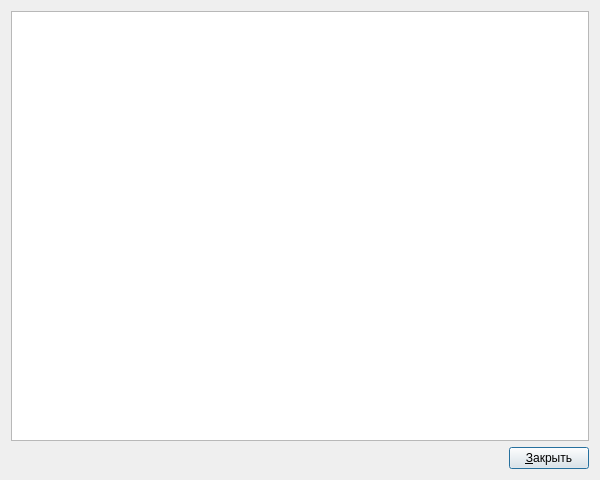
<?xml version="1.0" encoding="UTF-8"?>
<ui version="4.0">
 <class>Dialog</class>
 <widget class="QDialog" name="Dialog">
  <property name="geometry">
   <rect>
    <x>0</x>
    <y>0</y>
    <width>600</width>
    <height>480</height>
   </rect>
  </property>
  <property name="windowTitle">
   <string>Лицензия</string>
  </property>
  <property name="windowIcon">
   <iconset resource="../../resources/app.qrc">
    <normaloff>:/images/app.svg</normaloff>:/images/app.svg</iconset>
  </property>
  <layout class="QVBoxLayout" name="verticalLayout">
   <item>
    <widget class="QTextBrowser" name="text_browser"/>
   </item>
   <item>
    <layout class="QHBoxLayout" name="horizontalLayout">
     <item>
      <spacer name="horizontalSpacer">
       <property name="orientation">
        <enum>Qt::Horizontal</enum>
       </property>
       <property name="sizeHint" stdset="0">
        <size>
         <width>268</width>
         <height>20</height>
        </size>
       </property>
      </spacer>
     </item>
     <item>
      <widget class="QPushButton" name="btn_close">
       <property name="locale">
        <locale language="English" country="UnitedStates"/>
       </property>
       <property name="text">
        <string>&amp;Закрыть</string>
       </property>
       <property name="shortcut">
        <string>Ctrl+Q</string>
       </property>
      </widget>
     </item>
    </layout>
   </item>
  </layout>
 </widget>
 <resources>
  <include location="../../resources/app.qrc"/>
 </resources>
 <connections>
  <connection>
   <sender>btn_close</sender>
   <signal>clicked()</signal>
   <receiver>Dialog</receiver>
   <slot>reject()</slot>
   <hints>
    <hint type="sourcelabel">
     <x>309</x>
     <y>223</y>
    </hint>
    <hint type="destinationlabel">
     <x>158</x>
     <y>220</y>
    </hint>
   </hints>
  </connection>
 </connections>
</ui>
